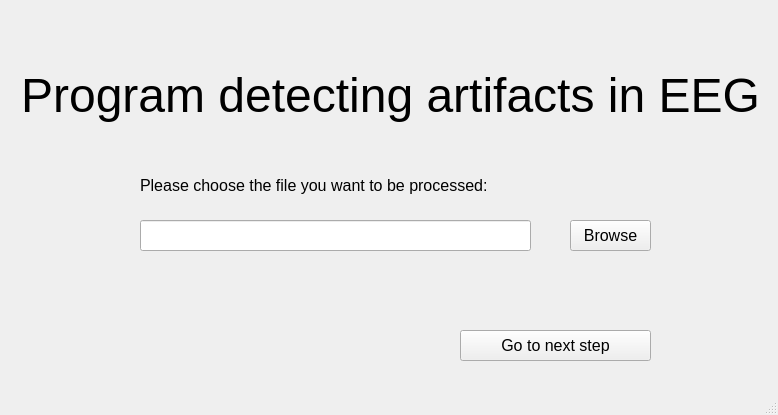
<?xml version="1.0" encoding="UTF-8"?>
<ui version="4.0">
 <class>firstWindow</class>
 <widget class="QMainWindow" name="firstWindow">
  <property name="geometry">
   <rect>
    <x>0</x>
    <y>0</y>
    <width>778</width>
    <height>415</height>
   </rect>
  </property>
  <property name="windowTitle">
   <string>MainWindow</string>
  </property>
  <widget class="QWidget" name="centralwidget">
   <widget class="QLabel" name="titleLabel">
    <property name="geometry">
     <rect>
      <x>10</x>
      <y>50</y>
      <width>761</width>
      <height>91</height>
     </rect>
    </property>
    <property name="font">
     <font>
      <pointsize>36</pointsize>
     </font>
    </property>
    <property name="text">
     <string>Program detecting artifacts in EEG</string>
    </property>
    <property name="alignment">
     <set>Qt::AlignCenter</set>
    </property>
   </widget>
   <widget class="QPushButton" name="browseButton">
    <property name="geometry">
     <rect>
      <x>570</x>
      <y>220</y>
      <width>81</width>
      <height>31</height>
     </rect>
    </property>
    <property name="font">
     <font>
      <pointsize>12</pointsize>
     </font>
    </property>
    <property name="text">
     <string>Browse</string>
    </property>
   </widget>
   <widget class="QLineEdit" name="pathLineEdit">
    <property name="geometry">
     <rect>
      <x>140</x>
      <y>220</y>
      <width>391</width>
      <height>31</height>
     </rect>
    </property>
    <property name="font">
     <font>
      <pointsize>12</pointsize>
     </font>
    </property>
    <property name="readOnly">
     <bool>true</bool>
    </property>
   </widget>
   <widget class="QLabel" name="orderLabel">
    <property name="geometry">
     <rect>
      <x>140</x>
      <y>170</y>
      <width>511</width>
      <height>31</height>
     </rect>
    </property>
    <property name="font">
     <font>
      <pointsize>12</pointsize>
     </font>
    </property>
    <property name="text">
     <string>Please choose the file you want to be processed:</string>
    </property>
   </widget>
   <widget class="QPushButton" name="nextButton">
    <property name="geometry">
     <rect>
      <x>460</x>
      <y>330</y>
      <width>191</width>
      <height>31</height>
     </rect>
    </property>
    <property name="font">
     <font>
      <pointsize>12</pointsize>
     </font>
    </property>
    <property name="text">
     <string>Go to next step</string>
    </property>
   </widget>
  </widget>
  <widget class="QMenuBar" name="menubar">
   <property name="geometry">
    <rect>
     <x>0</x>
     <y>0</y>
     <width>778</width>
     <height>21</height>
    </rect>
   </property>
  </widget>
  <widget class="QStatusBar" name="statusbar"/>
 </widget>
 <resources/>
 <connections/>
</ui>
